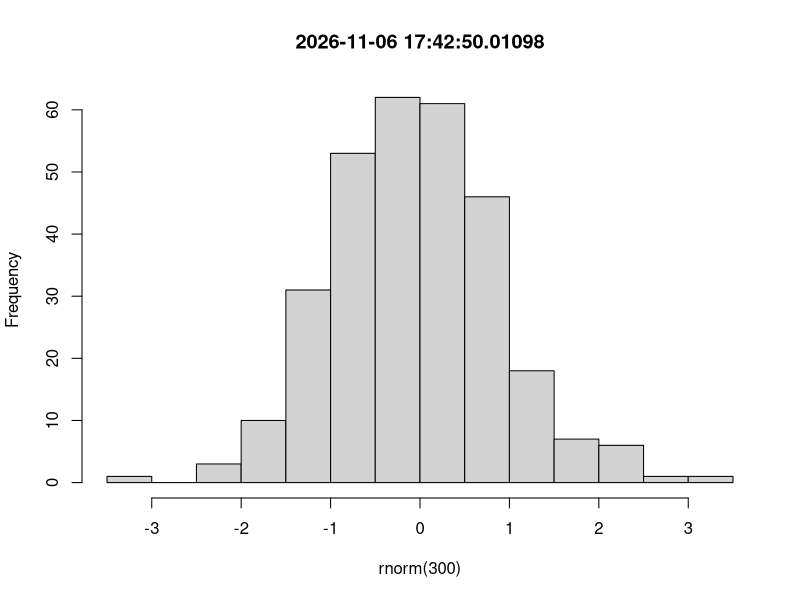

Here is the R script that generated this plot:
myFile <- file.path(Sys.getenv('R_SCRIPT_FOLDER_PREFIX'), 'static', 'myPlot.png')
png(filename=myFile)

hist(rnorm(300), main = Sys.time())

invisible(dev.off())
